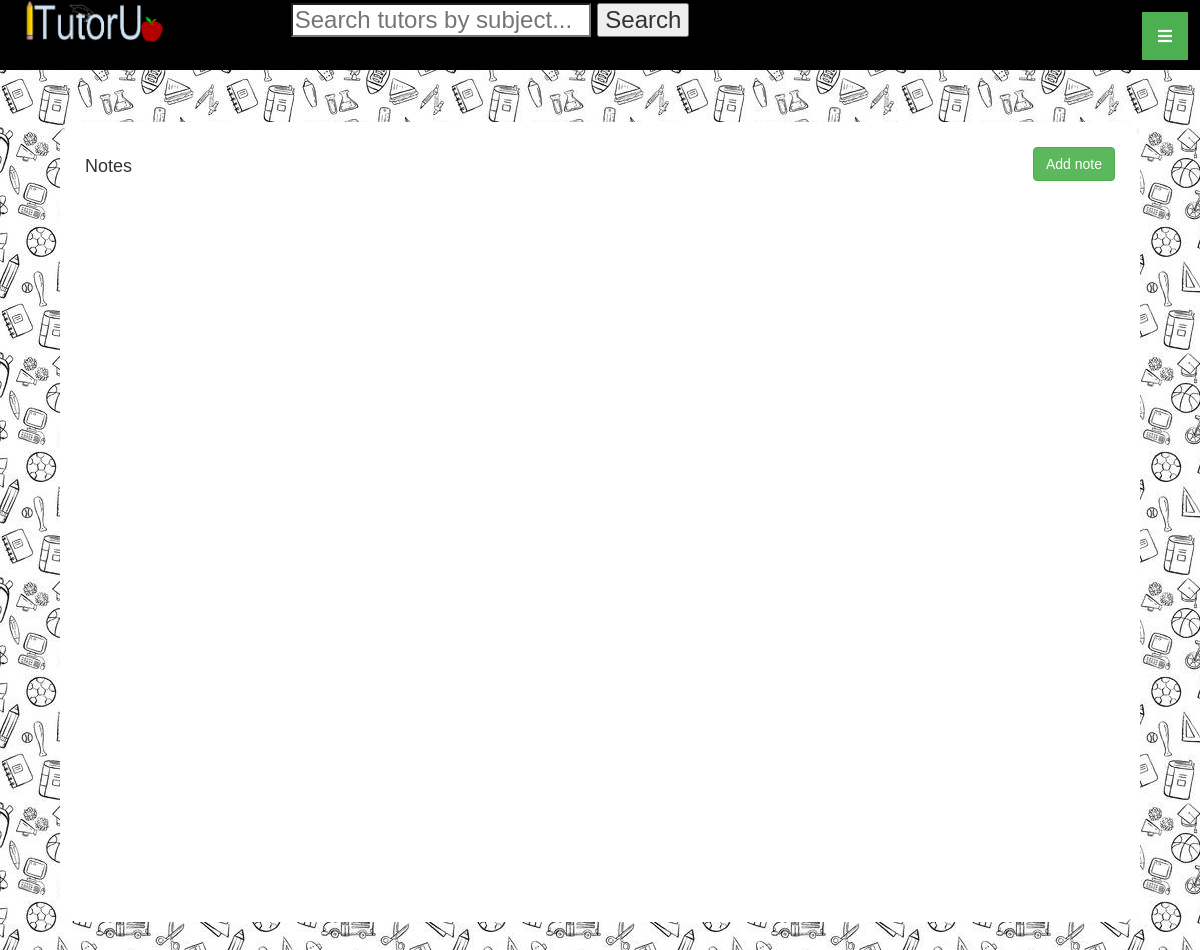
Before: /Notes/index (signed in) with the older database file.
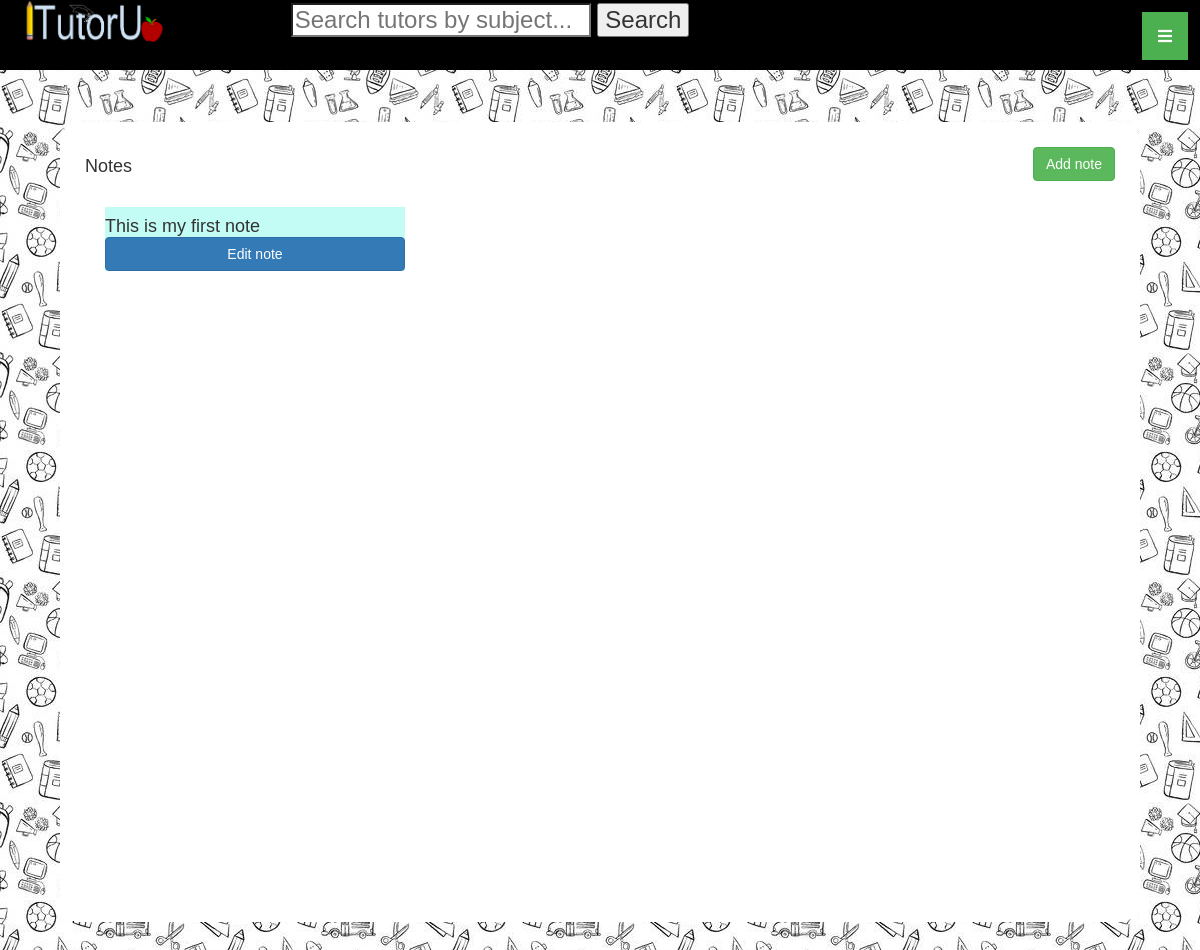
After: the same page with the newer database file.
### tables this page shows
CREATE TABLE `usernote` (
  `userId` int(11) NOT NULL,
  `noteId` int(11) NOT NULL
);

CREATE TABLE `note` (
  `noteId` int(11) NOT NULL,
  `noteText` varchar(900) NOT NULL,
  `timestamp` timestamp NOT NULL DEFAULT CURRENT_TIMESTAMP ON UPDATE CURRENT_TIMESTAMP
);

### app/core/App.php (called while the page is built, shortened)
<?php
class App {
	protected $method = 'index';
	public function __construct() {
		$url = $this->parseUrl();
		if(file_exists('app/controllers/' . $url[0] . 'Controller.php')){
			unset($url[0]);
		}
		$this->controller = new $this->controller();
		if(isset($url[1])) {
			if(method_exists($this->controller, $url[1]) ){
				$this->method = $url[1];
			}
			unset($url[1]);
		}
		$this->params = $url ? array_values($url):[];
		call_user_func_array([$this->controller, $this->method], $this->params);
	}
	public function parseUrl() {
		if(isset($_GET['url'])){
			return $url = explode('/', filter_var(rtrim($_GET['url'], '/')), FILTER_SANITIZE_URL);
		}
	}
}
?>

### index.php (called while the page is built, shortened)
<?php
	$app = new App();
?>

### app/models/Note.php (called while the page is built, shortened)
<?php
class Note extends Model{
	public function getNotes($userId){
		$sql = "SELECT * FROM note n, usernote u WHERE u.userId = :userId AND n.noteId = u.noteId";
		$stmt = self::$_connection->prepare($sql);
		$stmt->execute(['userId'=>$userId]);
		$stmt->setFetchMode(PDO::FETCH_CLASS, "Note");
		return $stmt->fetchAll();
	}
}
?>

### app/core/Model.php (called while the page is built, shortened)
<?php
class Model extends ModelCaller
{
	public function __construct() {
		$server = 'localhost';
		$DBName = 'itutorudb';
		$user = 'root';
		$pass = '';
	}
}
?>

### app/core/ModelCaller.php (called while the page is built, shortened)
<?php
class ModelCaller {
	public static function model($model) {
		if(file_exists('app/models/' . $model . '.php')) {
			return new $model();
		}
		else return null;
	}
}
?>

### app/views/Notes/index.php (the view, shortened to what this page needs)
<html>
	<head>
		<link rel="stylesheet" href="https://maxcdn.bootstrapcdn.com/bootstrap/3.3.7/css/bootstrap.min.css">
		<link rel="stylesheet" href="../../../css/default_styles.css" type="text/css" />
		<link rel="stylesheet" href="https://use.fontawesome.com/releases/v5.5.0/css/all.css">
	</head>
	<body>
		<?php include_once('app/views/Default/header.php') ?>
			<div class="content_block">
				<div>
					<h4 style="display: inline-block;">Notes</h4>
					<div class="form-group col-md-2" style="float: right;padding-right: 0px;padding-left: 0px;width: fit-content;left: 0%;">
					<a href="create" class="btn btn-success">Add note</a>
					</div>
					<?php $notes = $data['notes'] ?>
					<div class="">
					<?php
						foreach($notes as $note){
							print("
								<div class='card' style='width: 300px; float: left; margin: 20px; background-color: rgb(194, 252, 244)'>
									<div class='cardBlock'>
										<h4 style='margin-bottom: 0'>$note->noteText</h4>
										<a class='btn btn-primary btn-block' href=''>Edit note</a>
									</div>
								</div>");
						}
					?>
					</div>
				</div>
			</div>
	</body>
</html>

### app/controllers/NotesController.php (shortened to what this page needs)
<?php
class NotesController extends Controller{
	public function index($message = '') {
		if($_SESSION['userId'] != null)
		{
			$note = $this->model('Note');
			$notes = $note->getNotes($_SESSION['userId']);
			$this->view('Notes/index', ['notes'=>$notes, 'message'=>$message]);
		}
		else
			header('location:/');
	}
}
?>

### app/core/Controller.php
<?php
class Controller extends ModelCaller
{
	public function view($view, $data = []) {
		if(file_exists('app/views/' . $view . '.php')) {
			require_once 'app/views/' . $view . '.php';
		}
		else echo "Cannot load view $view: file not found!";
	}
}
?>

### app/views/Default/header.php (shortened to what this page needs)
<header class="main">
	<a href="/User/home"><img src="/images/logo1.png" /></a>
	<form method="get" action="/Tutor/search" style="display: inline">
		<span id="search_bar">
			<input type="search" name="search" placeholder="Search tutors by subject..." />
			<button>Search</button>
		</span>
	</form>
	<span class="dropdown">
	  	<button style="" class="dropbtn"><i class="fas fa-bars"></i></button>
	</span>
</header>

### css/default_styles.css (style rules this page uses)
body { padding: 0px; margin: 0px; position: relative; background-image: url("../images/default.jpg"); font-family: 'Arial', sans-serif; }
header { height: 70px; background-color: black; font: x-large sans-serif; text-align: left; text-indent: 20px; }
header a { cursor: pointer; }
header img, #profileImage { cursor: pointer; margin-right: 10%; }
header #search_bar { margin-right: 5%; }
header #search_bar input { width: 25%; }
header .dropdown { float: right; margin-right: 1%; margin-top: 1%; }
header img { width: 12%; }
.content_block { position: relative; padding: 25px; background-color: white; border-radius: 20px; width: 90%; margin: 5%; top: -1%; height: 100%; }
.dropbtn { background-color: #4CAF50; color: white; padding: 16px; font-size: 16px; border: none; }
.dropdown { position: relative; display: inline-block; }

Changed rows visible on the page:
added usernote: noteId.noteText "This is my first note"
